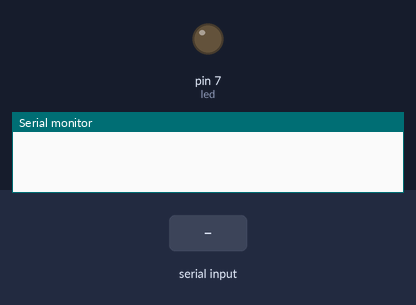
Bench run of a sketch on a simulated Arduino Uno, built with avr-gcc and run on an emulated ATmega328P. Parts: output pins drawn as LEDs (lit = HIGH), the last lines printed to the serial monitor. The inputs (shaded band) are chosen by the test bench. The modem accepts every AT command (registered, SIM ready, sends succeed) and sends nothing else.

Above: at 2.3 s.
2.4 s: "ON" received over the second serial link
At 3.7 s:
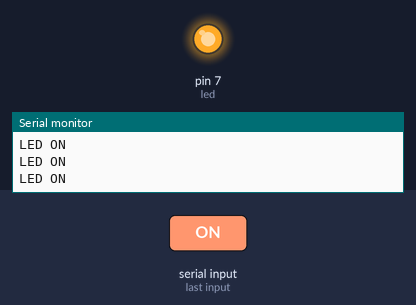
4.9 s: "OFF" received over the second serial link
At 6.9 s:
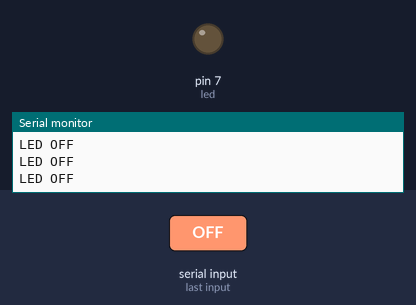
Timing chart, 0 to 8.4 s (numbered marks = the images above; inputs shaded):
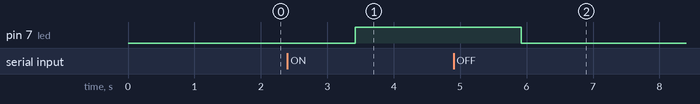

Measured:
- after the input at 2.4 s, pin 7 (led): LOW → HIGH after 1.0 s
- after the input at 4.9 s, pin 7 (led): HIGH → LOW after 1.0 s

The sketch:

Arduino_gsm_to_control_led_buzzer.ino
```cpp
#include <SoftwareSerial.h> //software serial library for serial communication b/w arduino & GSM

SoftwareSerial mySerial(10, 11);//connect Tx pin of GSM to pin 8 of arduino && Rx pin of GSM to pin no 9 of arduino

int led = 7;
String message;


void setup()
{
  mySerial.begin(9600);   // Setting the baud rate of GSM Module
  Serial.begin(9600);    // Setting the baud rate of Serial Monitor (Arduino)
  delay(100);

  mySerial.println("AT+CNMI=2,2,0,0,0"); // AT Command to receive a live SMS
  delay(1000);
  pinMode(led,OUTPUT);
  digitalWrite(led,LOW);
}

void loop()
{
  if (mySerial.available()>0){
  message = mySerial.readString();
  }

  if(message.indexOf("ON") > -1){
      Serial.println("LED ON");
     digitalWrite(led,HIGH);
     }
    else if(message.indexOf("OFF") > -1){

      Serial.println("LED OFF");
      digitalWrite(led,LOW);

  }

  delay(100);
}
```
